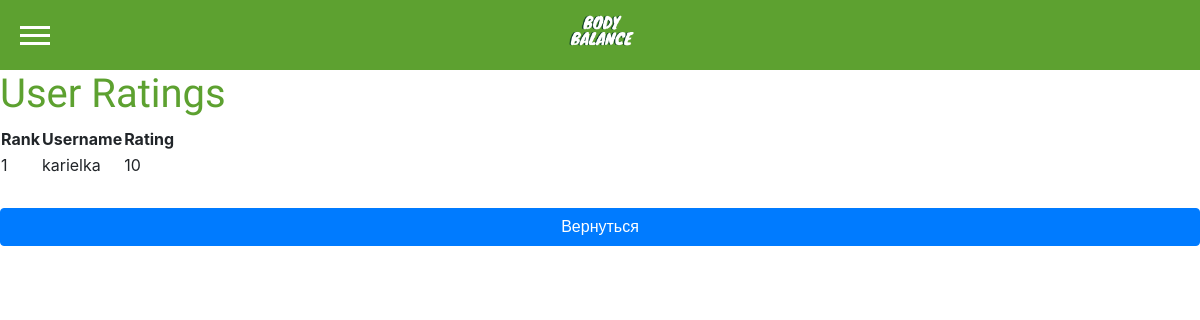
Before: /progress/users_rating_read/ (signed in) with the older database file.
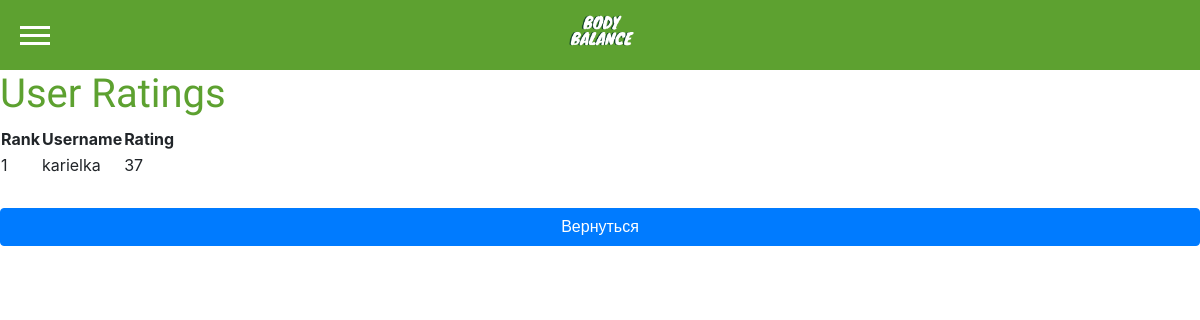
After: the same page with the newer database file.
### Progress/models.py (models this page shows, shortened)
class UserRating(models.Model):
    user = models.OneToOneField(User, on_delete=models.CASCADE, related_name='rating')
    rating = models.PositiveIntegerField(default=0)

### Progress/views.py (the view)
# urls.py: path('users_rating_read/', views.users_rating_read, name='users_rating_read'),
@login_required
def users_rating_read(request):
    user_ratings = UserRating.objects.all().order_by('-rating')
    context = {
        'user_ratings': user_ratings,
    }
    return render(request, 'progress/users_rating_read.html', context)

### Progress/templates/progress/users_rating_read.html
{% extends "main/base.html" %}
{% block content %}
<h1>User Ratings</h1>
<div class="user-ratings-list">
    <table>
        <thead>
            <tr>
                <th>Rank</th>
                <th>Username</th>
                <th>Rating</th>
            </tr>
        </thead>
        <tbody>
            {% for user_rating in user_ratings %}
                <tr>
                    <td>{{ forloop.counter }}</td>
                    <td>{{ user_rating.user.username }}</td>
                    <td>{{ user_rating.rating }}</td>
                </tr>
            {% endfor %}
        </tbody>
    </table>
    <p><a class="btn btn-primary" href="{% url 'index-progress' %}">Вернуться</a></p>
</div>
{% endblock %}

Changed rows visible on the page:
changed UserRating "karielka": rating "10" → "37"
